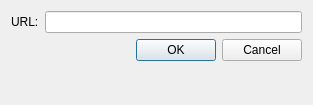
<?xml version="1.0" encoding="UTF-8"?>
<ui version="4.0">
 <class>NewChannel</class>
 <widget class="QDialog" name="NewChannel">
  <property name="geometry">
   <rect>
    <x>0</x>
    <y>0</y>
    <width>313</width>
    <height>105</height>
   </rect>
  </property>
  <property name="windowTitle">
   <string>Dialog</string>
  </property>
  <layout class="QFormLayout" name="formLayout">
   <item row="0" column="0">
    <widget class="QLabel" name="label">
     <property name="text">
      <string>URL:</string>
     </property>
    </widget>
   </item>
   <item row="0" column="1">
    <widget class="QLineEdit" name="url"/>
   </item>
   <item row="3" column="1">
    <widget class="QDialogButtonBox" name="buttonBox">
     <property name="orientation">
      <enum>Qt::Horizontal</enum>
     </property>
     <property name="standardButtons">
      <set>QDialogButtonBox::Cancel|QDialogButtonBox::Ok</set>
     </property>
    </widget>
   </item>
  </layout>
 </widget>
 <resources/>
 <connections>
  <connection>
   <sender>buttonBox</sender>
   <signal>accepted()</signal>
   <receiver>NewChannel</receiver>
   <slot>accept()</slot>
   <hints>
    <hint type="sourcelabel">
     <x>248</x>
     <y>254</y>
    </hint>
    <hint type="destinationlabel">
     <x>157</x>
     <y>274</y>
    </hint>
   </hints>
  </connection>
  <connection>
   <sender>buttonBox</sender>
   <signal>rejected()</signal>
   <receiver>NewChannel</receiver>
   <slot>reject()</slot>
   <hints>
    <hint type="sourcelabel">
     <x>316</x>
     <y>260</y>
    </hint>
    <hint type="destinationlabel">
     <x>286</x>
     <y>274</y>
    </hint>
   </hints>
  </connection>
 </connections>
</ui>
